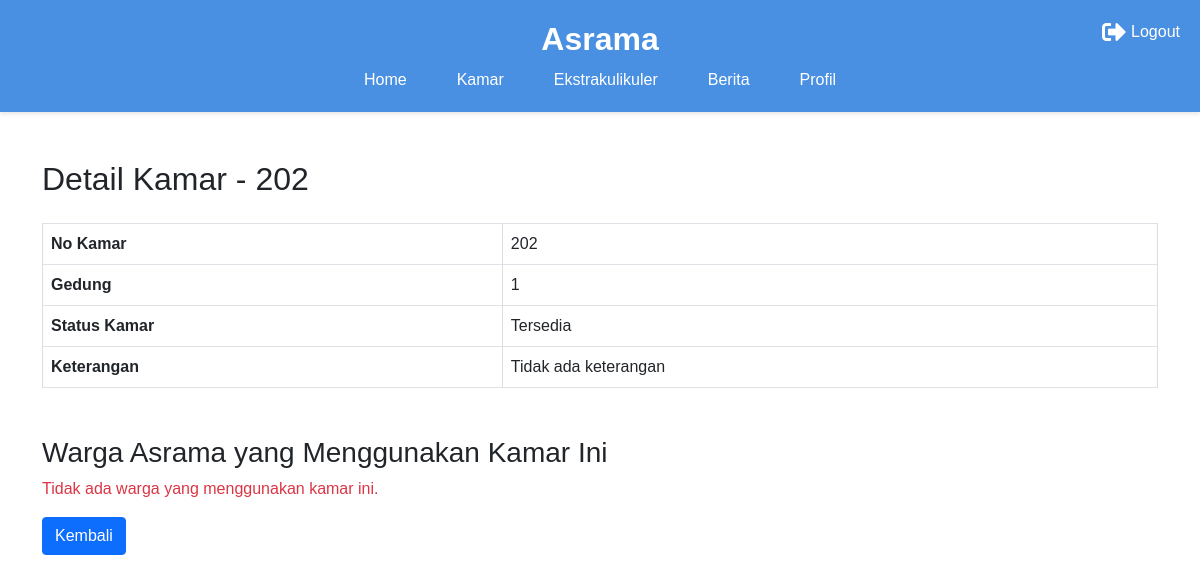
Screenshot of /home/detail_kamar.php?no_kamar=202 (signed in) with the database file from the repository.
### tables this page shows
CREATE TABLE `kamar` (
  `no_kamar` varchar(10) NOT NULL,
  `lantai` int(11) NOT NULL,
  `status_kamar` enum('Tersedia','Penuh','Kosong') NOT NULL,
  `id_gedung` int(10) NOT NULL
);

### home/detail_kamar.php (the view, shortened to what this page needs)
<?php
    include '../connect.php';
    if (isset($_GET['no_kamar'])) {
        $no_kamar = $_GET['no_kamar'];
    } else {
        die("No kamar tidak ditemukan!");
    }
    $sql_kamar = "SELECT * FROM kamar WHERE no_kamar = ?";
    $stmt_kamar = $conn->prepare($sql_kamar);
    $stmt_kamar->bind_param("s", $no_kamar);
    $stmt_kamar->execute();
    $result_kamar = $stmt_kamar->get_result();
    if ($result_kamar->num_rows > 0) {
        $data_kamar = $result_kamar->fetch_assoc();
    } else {
        die("Kamar dengan no $no_kamar tidak ditemukan.");
    }
    $sql_warga = "SELECT * FROM warga_asrama WHERE no_kamar = ?";
    $stmt_warga = $conn->prepare($sql_warga);
    $stmt_warga->bind_param("s", $no_kamar);
    $stmt_warga->execute();
    $result_warga = $stmt_warga->get_result();
?>
<!DOCTYPE html>
<html lang="en">
<head>
    <link rel="stylesheet" href="https://cdn.jsdelivr.net/npm/bootstrap@5.1.3/dist/css/bootstrap.min.css">
    <link rel="stylesheet" href="https://cdn.jsdelivr.net/npm/bootstrap-icons@1.8.1/font/bootstrap-icons.css">
    <link href="https://cdnjs.cloudflare.com/ajax/libs/font-awesome/5.15.4/css/all.min.css" rel="stylesheet">
</head>
<body>
    <?php require 'assets/header.php'; ?>
    <main class="container mt-5">
        <h2 class="mb-4">Detail Kamar - <?php echo htmlspecialchars($data_kamar['no_kamar']); ?></h2>
        <table class="table table-bordered">
            <tr>
                <th>No Kamar</th>
                <td><?php echo htmlspecialchars($data_kamar['no_kamar']); ?></td>
            </tr>
            <tr>
                <th>Gedung</th>
                <td><?php echo htmlspecialchars($data_kamar['id_gedung']); ?></td>
            </tr>
            <tr>
                <th>Status Kamar</th>
                <td><?php echo htmlspecialchars($data_kamar['status_kamar']); ?></td>
            </tr>
            <tr>
                <th>Keterangan</th>
                <td><?php echo htmlspecialchars($data_kamar['keterangan'] ?? 'Tidak ada keterangan'); ?></td>
            </tr>
        </table>
        <h3 class="mt-5">Warga Asrama yang Menggunakan Kamar Ini</h3>
        <?php if ($result_warga->num_rows > 0): ?>
            <table class="table table-bordered">
                <thead>
                    <tr>
                        <th class="text-center">NIM Warga</th>
                        <th class="text-center">Nama</th>
                        <th class="text-center">Jurusan</th>
                    </tr>
                </thead>
                <tbody>
                    <?php while ($row_warga = $result_warga->fetch_assoc()): ?>
                        <tr>
                            <td><?php echo htmlspecialchars($row_warga['nim_warga']); ?></td>
                            <td><?php echo htmlspecialchars($row_warga['nama_warga']); ?></td>
                            <td><?php echo htmlspecialchars($row_warga['jurusan_warga']); ?></td>
                        </tr>
                    <?php endwhile; ?>
                </tbody>
            </table>
        <?php else: ?>
            <p class="text-danger">Tidak ada warga yang menggunakan kamar ini.</p>
        <?php endif; ?>
        <a href="kamar.php" class="btn btn-primary">Kembali</a>
    </main>
</body>
</html>

### rows the page displays
kamar: no_kamar "202", id_gedung "1", status_kamar "Tersedia"

### other values shown
$data_kamar['keterangan'] "Tidak ada keterangan"
